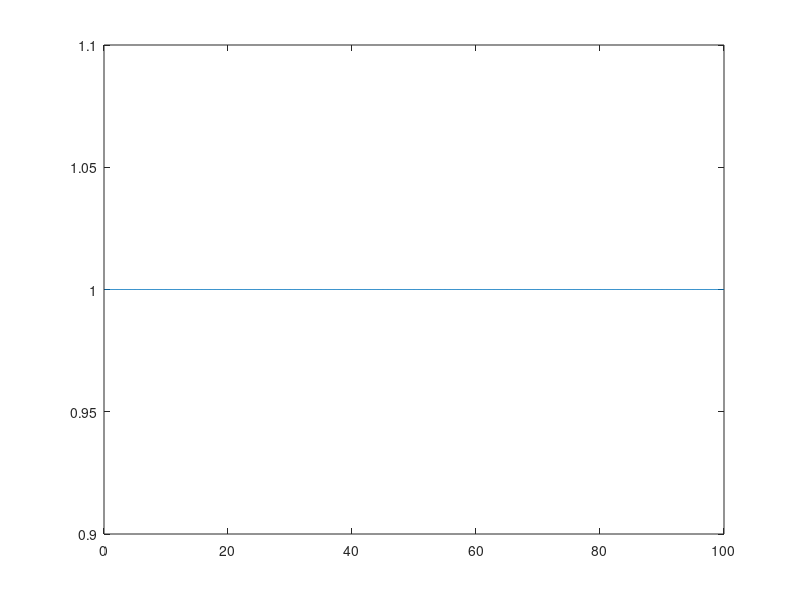

The MATLAB source for this figure: (Note: this script raises an error after producing the figure.)
%%Resource Extraction Problem

clear
clc

close all
r= .05;
Beta= 1/(1+r);
RStepSize= 0.1;
QStepSize= RStepSize;
X= 100;
b= -1.5;
MaxQ= 1000000;
MaxR= 100;
myTime= 100;

%%initialization
Q_i= 0;
Pi_i= X*Q_i^(b+1);
% for Ri= 1:round((MaxR/RStepSize))
%     t_i= RStepSize*(Ri)/Q_i;
%     VR_init(Ri)= Pi_i/r*(1-exp(-r*t_i));
% end

QArr= Q_i*ones(round((MaxR/RStepSize)),1);
VR_init= 1*ones(1,round((MaxR/RStepSize)));

% VR_init(1) =RStepSize*(X-b*RStepSize);

figure(1)
%%Plot initial Value function versus R0
plot([RStepSize:RStepSize:MaxR],VR_init), hold on

[VR,myEr,NQArr]= myExtractionLoopExpo(VR_init,MaxR,MaxQ,RStepSize,X,b,Beta,QArr);

%%Plot optimized Value function versus R0
plot([RStepSize:RStepSize:MaxR],VR)
title('V(R) vs R - Initial guess:blue & final answer:red')
IterationN= size(myEr,2);
LastErr= myEr(IterationN);


%%find Extraction path for a specific R0
RR0= MaxR;
R0= RR0;
NExtraArr= [];
while (round(R0/RStepSize)>0)&&(NQArr(round(R0/RStepSize))>0)
    Ri= round(R0/RStepSize);
    NExtraArr= [NExtraArr NQArr(Ri)];
    R0= R0-NQArr(Ri);
end

TheRes= [[RStepSize:RStepSize:MaxR]' NQArr(:) VR(:)];

PriceArr=X*(NExtraArr.^b);
ProfitArr= PriceArr.*NExtraArr;
figure(2)
plot(NExtraArr), hold on
plot(PriceArr)
axis([0 myTime 0 50])
title(['Extraction(Q):blue,Price(P):red vs time  R0=',num2str(RR0)])

figure(3)
%%plot Profit over time
plot(ProfitArr)
axis([0 myTime 0 1000])
title('Profit(Pi) vs time')